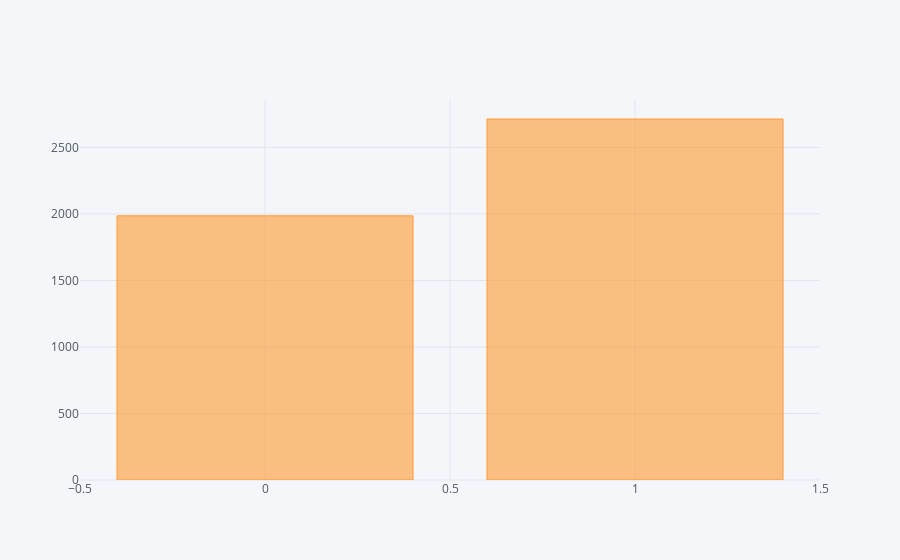

Write notebook code for a chart like this one.
### Markdown cell above
## Split data

### Code cell
used_data.reset_index().groupby('polarity').agg({'index': 'count'}).iplot(kind='bar')

### Figure 1 — Plotly figure (JSON) as saved in the notebook; plotly's stock layout.template omitted (floating-point values rounded to 4 significant figures)
{"data": [{"marker": {"color": "rgba(255, 153, 51, 0.6)", "line": {"color": "rgba(255, 153, 51, 1.0)", "width": 1}}, "name": "index", "orientation": "v", "text": "", "type": "bar", "uid": "fbc1be62-4903-4eea-b6fa-2f1f0963fff1", "x": [0, 1], "y": [1986, 2714]}], "layout": {"legend": {"bgcolor": "#F5F6F9", "font": {"color": "#4D5663"}}, "paper_bgcolor": "#F5F6F9", "plot_bgcolor": "#F5F6F9", "title": {"font": {"color": "#4D5663"}}, "xaxis": {"gridcolor": "#E1E5ED", "showgrid": true, "tickfont": {"color": "#4D5663"}, "title": {"font": {"color": "#4D5663"}, "text": ""}, "zerolinecolor": "#E1E5ED"}, "yaxis": {"gridcolor": "#E1E5ED", "showgrid": true, "tickfont": {"color": "#4D5663"}, "title": {"font": {"color": "#4D5663"}, "text": ""}, "zerolinecolor": "#E1E5ED"}}}
